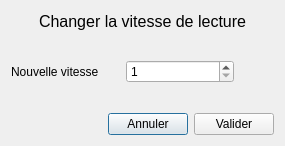
<?xml version="1.0" encoding="UTF-8"?>
<ui version="4.0">
 <class>ChangerVitesse</class>
 <widget class="QDialog" name="ChangerVitesse">
  <property name="geometry">
   <rect>
    <x>0</x>
    <y>0</y>
    <width>285</width>
    <height>146</height>
   </rect>
  </property>
  <property name="windowTitle">
   <string>Dialog</string>
  </property>
  <layout class="QVBoxLayout" name="verticalLayout_2">
   <item>
    <layout class="QVBoxLayout" name="verticalLayout" stretch="1,0,1,0,1">
     <item>
      <layout class="QHBoxLayout" name="horizontalLayout_3" stretch="1,2,1">
       <item>
        <spacer name="horizontalSpacer">
         <property name="orientation">
          <enum>Qt::Horizontal</enum>
         </property>
         <property name="sizeHint" stdset="0">
          <size>
           <width>40</width>
           <height>20</height>
          </size>
         </property>
        </spacer>
       </item>
       <item>
        <widget class="QLabel" name="lTitre">
         <property name="font">
          <font>
           <pointsize>12</pointsize>
          </font>
         </property>
         <property name="text">
          <string>Changer la vitesse de lecture</string>
         </property>
        </widget>
       </item>
       <item>
        <spacer name="horizontalSpacer_2">
         <property name="orientation">
          <enum>Qt::Horizontal</enum>
         </property>
         <property name="sizeHint" stdset="0">
          <size>
           <width>40</width>
           <height>20</height>
          </size>
         </property>
        </spacer>
       </item>
      </layout>
     </item>
     <item>
      <spacer name="verticalSpacer_2">
       <property name="orientation">
        <enum>Qt::Vertical</enum>
       </property>
       <property name="sizeHint" stdset="0">
        <size>
         <width>20</width>
         <height>40</height>
        </size>
       </property>
      </spacer>
     </item>
     <item>
      <layout class="QHBoxLayout" name="horizontalLayout_2" stretch="1,1,0">
       <item>
        <widget class="QLabel" name="lNvelleVitesse">
         <property name="text">
          <string>Nouvelle vitesse </string>
         </property>
        </widget>
       </item>
       <item>
        <widget class="QSpinBox" name="sNvelleVitesse">
         <property name="baseSize">
          <size>
           <width>0</width>
           <height>0</height>
          </size>
         </property>
         <property name="minimum">
          <number>1</number>
         </property>
         <property name="value">
          <number>1</number>
         </property>
        </widget>
       </item>
       <item>
        <spacer name="horizontalSpacer_3">
         <property name="orientation">
          <enum>Qt::Horizontal</enum>
         </property>
         <property name="sizeHint" stdset="0">
          <size>
           <width>40</width>
           <height>20</height>
          </size>
         </property>
        </spacer>
       </item>
      </layout>
     </item>
     <item>
      <spacer name="verticalSpacer">
       <property name="orientation">
        <enum>Qt::Vertical</enum>
       </property>
       <property name="sizeHint" stdset="0">
        <size>
         <width>20</width>
         <height>40</height>
        </size>
       </property>
      </spacer>
     </item>
     <item>
      <layout class="QHBoxLayout" name="horizontalLayout">
       <item>
        <spacer name="horizontalSpacer_4">
         <property name="orientation">
          <enum>Qt::Horizontal</enum>
         </property>
         <property name="sizeHint" stdset="0">
          <size>
           <width>40</width>
           <height>20</height>
          </size>
         </property>
        </spacer>
       </item>
       <item>
        <widget class="QPushButton" name="bAnnuler">
         <property name="text">
          <string>Annuler</string>
         </property>
        </widget>
       </item>
       <item>
        <widget class="QPushButton" name="bValider">
         <property name="text">
          <string>Valider</string>
         </property>
        </widget>
       </item>
      </layout>
     </item>
    </layout>
   </item>
  </layout>
 </widget>
 <resources/>
 <connections/>
</ui>
